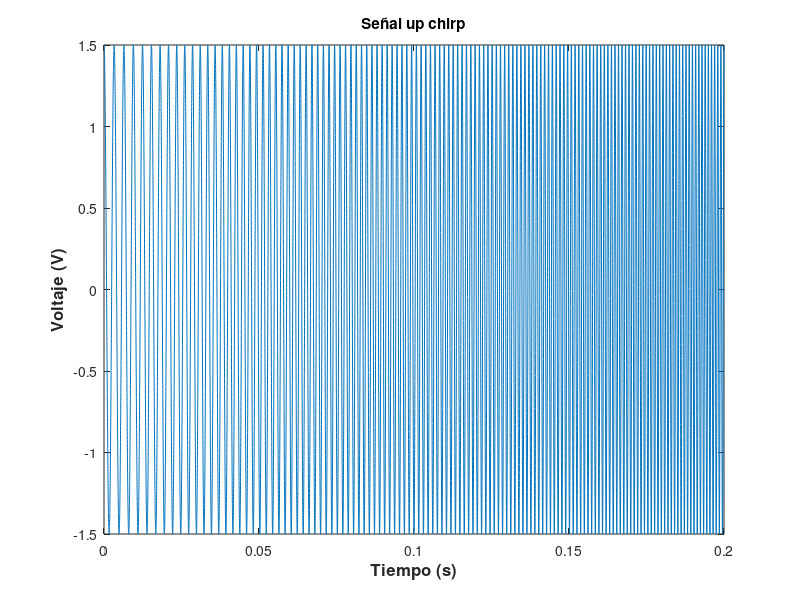
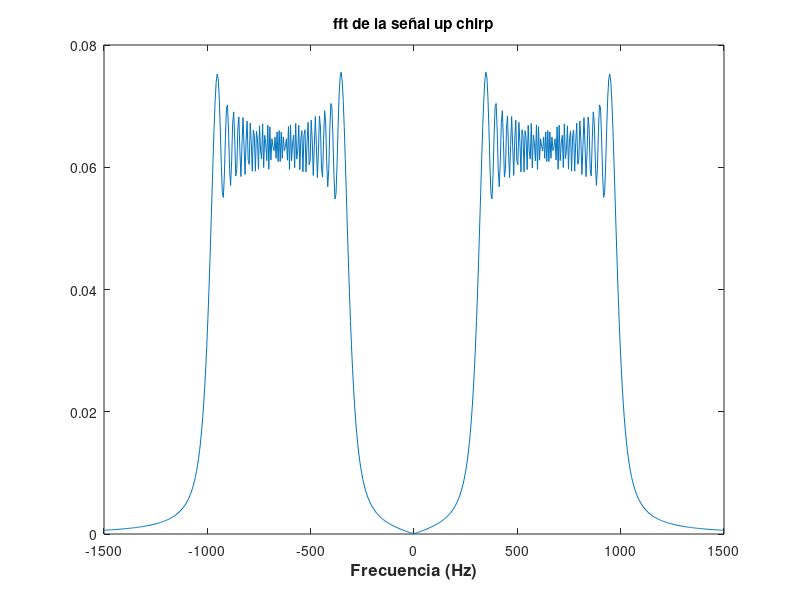
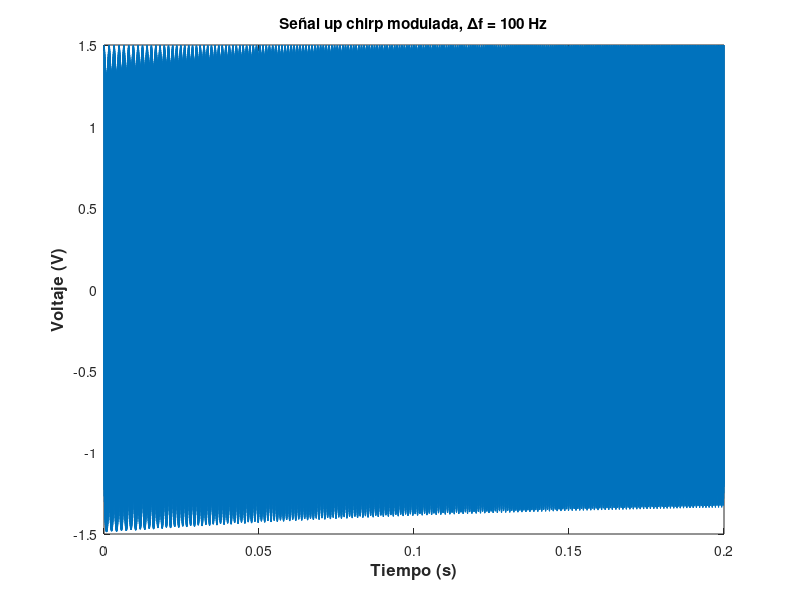
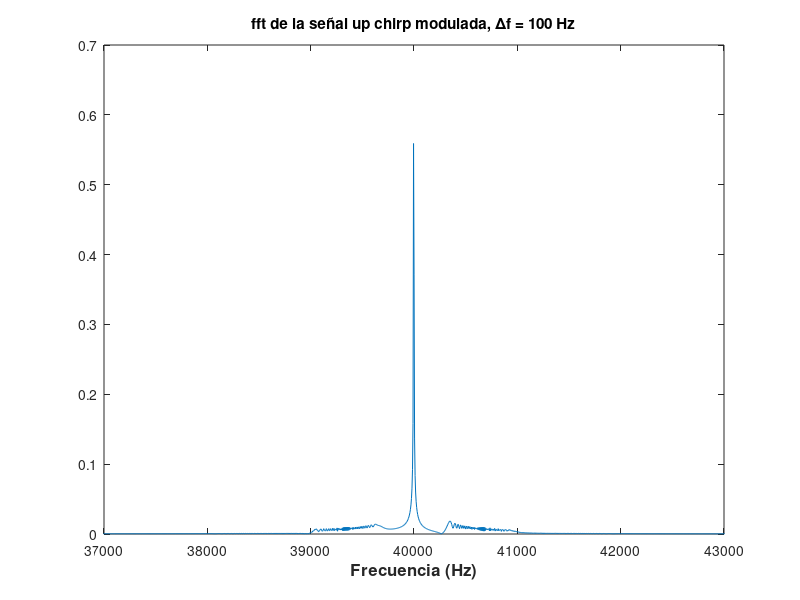

Write MATLAB code to recreate these figures, in order. (Note: this script raises an error after producing the figures.)
% Caracterización del mensaje que se desea transmitir
f0 = 300; % frecuencia inicial
f1 = 1000; % frecuencia final
fs1 = 3000;
fs2 = 1e+05;
%fs= 80000; % tasa de muestreo de 80 kHz
A = 3/2; % amplitud peak to peak

tf = 0.2; % tiempo final
%t=0:1/fs:tf; % vector de tiempo
t = (0:1/fs2:tf)';

signal = A*chirp(t,f0,tf,f1); % up chirp

figure(1)
plot(t, signal)
title('Señal up chirp')
xlabel('Tiempo (s)', 'FontSize', 12, 'FontWeight', 'Bold')
ylabel('Voltaje (V)', 'FontSize', 12, 'FontWeight', 'Bold')

% transformada de Fourier
l = length(t);
Y = fft(signal)/l;
Y2 = abs(fftshift(Y)); % correr la frecuencia cero al centro y aplicarle valor absoluto
fr = fs2/2 * linspace(-1,1-2/l,l); %vector de frecuencias

%fr = Fs*(0:L-1);
figure(2)
plot(fr, Y2);
title('fft de la señal up chirp')
xlabel('Frecuencia (Hz)', 'FontSize', 12, 'FontWeight', 'Bold')
xlim([-fs1/2 fs1/2])

%Modulación de la señal.

fdev1 = 100; %desviación de frecuencia de 100 Hz
fdev2 = 500; %desviación de frecuencia de 500 Hz
fc = 40000; %frecuencia de carrier
fd = 3e+03;

carrier = A*cos(2*pi*fc*t); % portadora 
phi1 = 2*pi*fdev1*cumsum(signal)/fs2; %phi1(t)
phi2 = 2*pi*fdev2*cumsum(signal)/fs2; %phi2(t)

fm_signal1 = A*cos(2*pi*fc*t + phi1); % señal modulada (respuesta directa)  
%fm_signal = 3*cos(2*pi*fc*t).*cos(phi)-3*sin(2*pi*fc*t).*sin(phi);
fm_signal2 = A*cos(2*pi*fc*t + phi2); % señal modulada (respuesta directa)

figure(3)
plot(t, fm_signal1)
title('Señal up chirp modulada, \Deltaf = 100 Hz')
xlabel('Tiempo (s)', 'FontSize', 12, 'FontWeight', 'Bold')
ylabel('Voltaje (V)', 'FontSize', 12, 'FontWeight', 'Bold')

figure(5)
plot(t, fm_signal2)
title('Señal up chirp modulada, \Deltaf = 500 Hz')
xlabel('Tiempo (s)', 'FontSize', 12, 'FontWeight', 'Bold')
ylabel('Voltaje (V)', 'FontSize', 12, 'FontWeight', 'Bold')

% transformada de fourier
Yfm1 = fft(fm_signal1)/l;
Yfm11 =abs(fftshift(Yfm1));
figure(4)
plot(fr, Yfm11);
title('fft de la señal up chirp modulada, \Deltaf = 100 Hz')
xlabel('Frecuencia (Hz)', 'FontSize', 12, 'FontWeight', 'Bold')
xlim([fc - fd, fc + fd])

Yfm2 = fft(fm_signal2)/l;
Yfm22 =abs(fftshift(Yfm2));
figure(6)
plot(fr, Yfm22);
title('fft de la señal up chirp modulada, \Deltaf = 500 Hz')
xlabel('Frecuencia (Hz)', 'FontSize', 12, 'FontWeight', 'Bold')
xlim([fc - fd, fc + fd])

%-----------------------------------------------------------------------------------
%Demodulación de la señal.

%hilb = hilbert(fm_signal).*exp(-1i*2*pi*fc*t); % aplicar hilbert
%demod_signal = diff(unwrap(angle(hilb))); %diferencial del angulo de hilbert
%demod_signal = demod_signal*fs2/(2*pi*fdev1); % cambiar amplitud

demod_signal1 = hilbert(fm_signal1).*exp(-1i*2*pi*fc*t); % aplicar hilbert
I1 = real(demod_signal1); % I
Q1 = imag(demod_signal1); % Q
demod_signal1 = diff(atan(Q1/I1))*fs2/(2*pi*fdev1) ; % señal demodulada

demod_signal2 = hilbert(fm_signal2).*exp(-1i*2*pi*fc*t); % aplicar hilbert
I2 = real(demod_signal2); % I
Q2 = imag(demod_signal2); % Q
demod_signal2 = diff(atan(Q2/I2))*fs2/(2*pi*fdev2) ;  % señal demodulada



figure(7)
plot(t(1:l-1), demod_signal1)
title('Señal demodulada up chirp \Deltaf = 100 Hz')
xlabel('Tiempo (s)', 'FontSize', 12, 'FontWeight', 'Bold')
ylabel('Voltaje (V)', 'FontSize', 12, 'FontWeight', 'Bold')

figure(8)
plot(t(1:l-1), demod_signal2)
title('Señal demodulada up chirp \Deltaf = 500 Hz')
xlabel('Tiempo (s)', 'FontSize', 12, 'FontWeight', 'Bold')
ylabel('Voltaje (V)', 'FontSize', 12, 'FontWeight', 'Bold')

% transformada de fourier
Ydemod1 = fft(demod_signal1)/l; % Fourier
Ydemod1 = abs(fftshift(Ydemod1)); % correr la frecuencia cero al centro y aplicarle valor absoluto

Ydemod2 = fft(demod_signal1)/l; % Fourier
Ydemod2 = abs(fftshift(Ydemod2)); % correr la frecuencia cero al centro y aplicarle valor absoluto

figure(9)
plot(fr(1:l-1), Ydemod1);
title('fft de la señal up chirp modulada, \Deltaf = 100 Hz')
xlabel('Frecuencia (Hz)', 'FontSize', 12, 'FontWeight', 'Bold')
xlim([fc - fd, fc + fd])

figure(10)
plot(fr(1:l-1), Ydemod2);
title('fft de la señal up chirp demodulada, \Deltaf = 500 Hz')
xlabel('Frecuencia (Hz)', 'FontSize', 12, 'FontWeight', 'Bold')
xlim([fc - fd, fc + fd])
